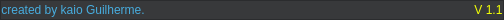
            <widget class="QFrame" name="Botton">
             <property name="minimumSize">
              <size>
               <width>0</width>
               <height>0</height>
              </size>
             </property>
             <property name="maximumSize">
              <size>
               <width>16777215</width>
               <height>20</height>
              </size>
             </property>
             <property name="styleSheet">
              <string notr="true">background-color: #38393B;</string>
             </property>
             <property name="frameShape">
              <enum>QFrame::StyledPanel</enum>
             </property>
             <property name="frameShadow">
              <enum>QFrame::Raised</enum>
             </property>
             <layout class="QHBoxLayout" name="horizontalLayout_7">
              <property name="spacing">
               <number>0</number>
              </property>
              <property name="leftMargin">
               <number>0</number>
              </property>
              <property name="topMargin">
               <number>0</number>
              </property>
              <property name="rightMargin">
               <number>0</number>
              </property>
              <property name="bottomMargin">
               <number>0</number>
              </property>
              <item>
               <widget class="QFrame" name="frame">
                <property name="frameShape">
                 <enum>QFrame::StyledPanel</enum>
                </property>
                <property name="frameShadow">
                 <enum>QFrame::Raised</enum>
                </property>
               </widget>
              </item>
              <item>
               <widget class="QLabel" name="Credit">
                <property name="font">
                 <font>
                  <family>Arial</family>
                 </font>
                </property>
                <property name="styleSheet">
                 <string notr="true">color: #47ACDE;</string>
                </property>
                <property name="text">
                 <string>created by kaio Guilherme.</string>
                </property>
                <property name="alignment">
                 <set>Qt::AlignCenter</set>
                </property>
               </widget>
              </item>
              <item>
               <widget class="QLabel" name="label_2">
                <property name="font">
                 <font>
                  <family>Arial</family>
                 </font>
                </property>
                <property name="layoutDirection">
                 <enum>Qt::LeftToRight</enum>
                </property>
                <property name="styleSheet">
                 <string notr="true">QLabel{	
	color: #F2FF05;
	text-align: left;
}</string>
                </property>
                <property name="text">
                 <string>                                                                                                   V 1.1</string>
                </property>
               </widget>
              </item>
             </layout>
            </widget>
